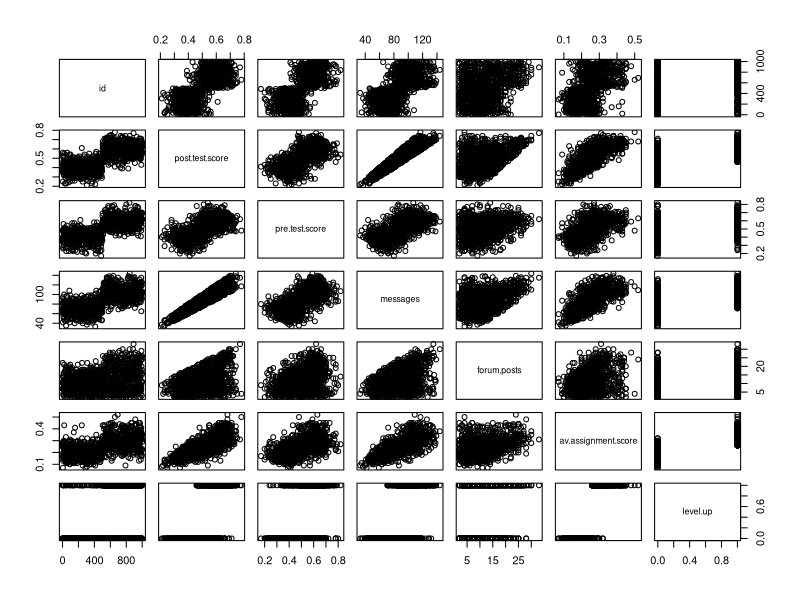
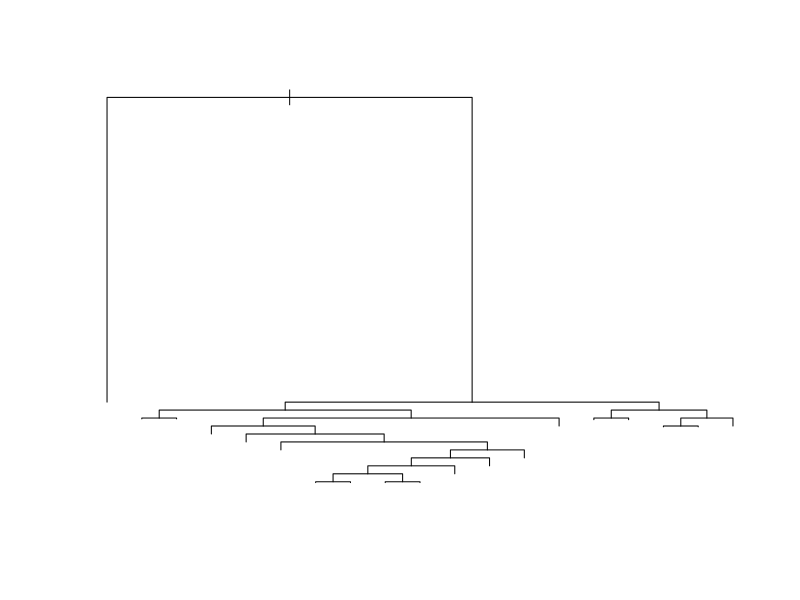
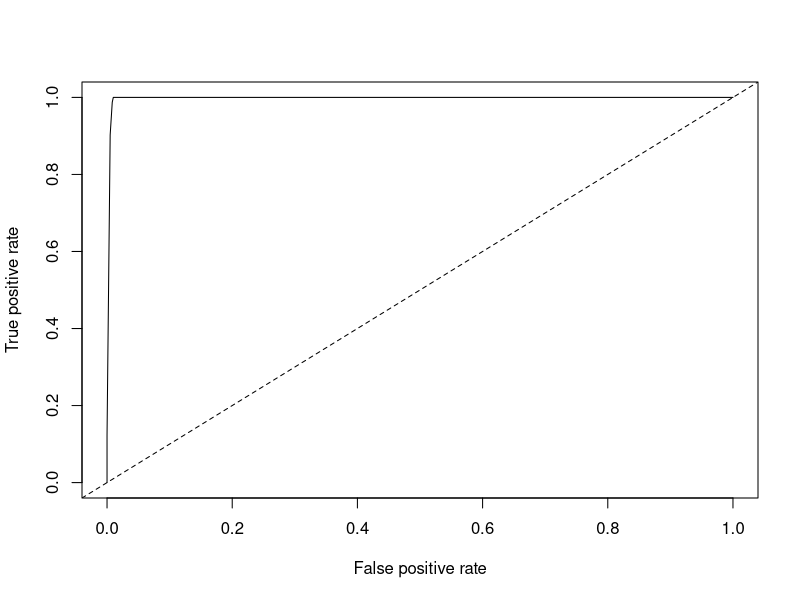

Here is the R script that generated these plots, in order:
## ---- chunk 1
library(readr)
library(ggplot2)
library(dplyr)
library(tidyr)
D1<-read_csv("online.data.csv")
## ---- chunk 2
#Start by creating histograms of the distributions for all variables (#HINT: look up "facet" in the ggplot documentation)
D1$level.up <- ifelse(D1$level.up == "yes", 1,0)
D2 <- gather(D1, "measure", "score", -id)
p1 <- ggplot(D2, aes(score)) + facet_wrap(~measure, scales = "free")+geom_histogram(stat = "count")

#Then visualize the relationships between variables
pairs(D1)

#Try to capture an intution about the data and the relationships
## ---- chunk 3
#Create a classification tree that predicts whether a student "levels up" in the online course using three variables of your choice (As we did last time, set all controls to their minimums)
library(rpart)
c.tree1 <- rpart(level.up ~ forum.posts + pre.test.score+av.assignment.score, method = "class", data = D1, control=rpart.control(minsplit=1, minbucket=1, cp=0.001))

#Plot and generate a CP table for your tree 
printcp(c.tree1)
plot(c.tree1)

#Generate a probability value that represents the probability that a student levels up based your classification tree 
D1$pred <- predict(c.tree1, type = "prob")[,2]#Last class we used type = "class" which predicted the classification for us, this time we are using type = "prob" to see the probability that our classififcation is based on.
## ---- chunk 4
library(ROCR)

#Plot the curve
pred.detail <- prediction(D1$pred, D1$level.up) 
plot(performance(pred.detail, "tpr", "fpr"))
abline(0, 1, lty = 2)

#Calculate the Area Under the Curve
unlist(slot(performance(pred.detail,"auc"), "y.values")) #Unlist liberates the AUC value from the "performance" object created by ROCR

#Now repeat this process, but using the variables you did not use for the previous model and compare the plots & results of your two models. Which one do you think was the better model? Why?
## ---- chunk 5
#Look at the ROC plot for your first model. Based on this plot choose a probability threshold that balances capturing the most correct predictions against false positives. Then generate a new variable in your data set that classifies each student according to your chosen threshold.
D1$threshold.pred1 <- ifelse(D1$pred >= 0.8, 1, 0)

#Now generate three diagnostics:
accuracy.model1 <-mean(ifelse(D1$level.up == D1$threshold.pred1, 1, 0))

D1$truepos.model1 <- ifelse(D1$level.up == "1" & D1$threshold.pred1 == "1", 1, 0)
D1$falsepos.model1 <- ifelse(D1$level.up == "0" & D1$threshold.pred1 == "1", 1,0)
D1$falseneg.model1 <- ifelse(D1$level.up == "1" & D1$threshold.pred1 == "0", 1,0)

precision.model1 <- sum(D1$truepos.model1)/(sum(D1$truepos.model1) + sum(D1$falsepos.model1))
recall.model1 <- sum(D1$truepos.model1)/(sum(D1$truepos.model1) + sum(D1$falseneg.model1))

#Finally, calculate Kappa for your model according to:
#First generate the table of comparisons
table1 <- table(D1$level.up, D1$threshold.pred1)

#Convert to matrix
matrix1 <- as.matrix(table1)

#Calculate kappa
kappa(matrix1, exact = TRUE)/kappa(matrix1)

#Now choose a different threshold value and repeat these diagnostics. What conclusions can you draw about your two thresholds?
D1$threshold.pred1 <- ifelse(D1$pred >= 0.9, 1, 0)

#Now generate three diagnostics:
accuracy.model1 <-mean(ifelse(D1$level.up == D1$threshold.pred1, 1, 0))

D1$truepos.model1 <- ifelse(D1$level.up == "1" & D1$threshold.pred1 == "1", 1, 0)
D1$falsepos.model1 <- ifelse(D1$level.up == "0" & D1$threshold.pred1 == "1", 1,0)
D1$falseneg.model1 <- ifelse(D1$level.up == "1" & D1$threshold.pred1 == "0", 1,0)

precision.model1 <- sum(D1$truepos.model1)/(sum(D1$truepos.model1) + sum(D1$falsepos.model1))
recall.model1 <- sum(D1$truepos.model1)/(sum(D1$truepos.model1) + sum(D1$falseneg.model1))
